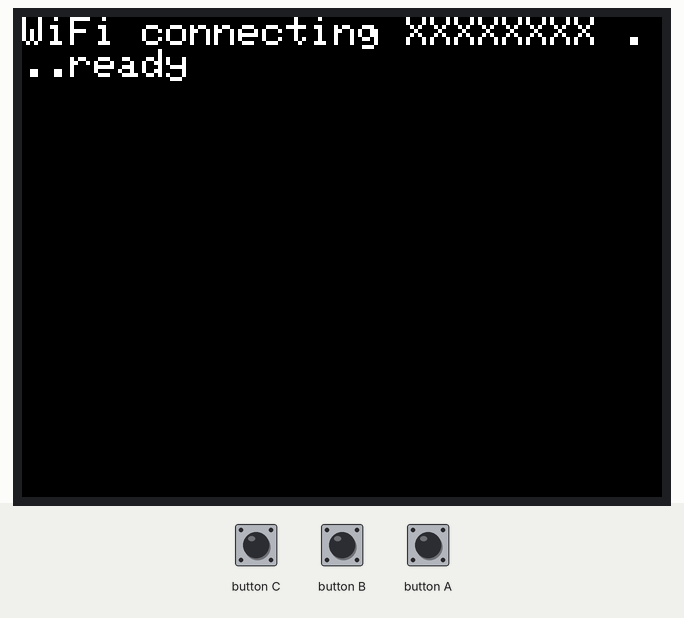
Simulated run of this program. Board: ESP32. On the bench: 320×240 colour display. The test bench sets the inputs (shaded band). WiFi joins after 1.5 s; servers stay silent unless stated.

Above: at 2.9 s.
3.0 s: button A pressed for 0.15 s
At 3.6 s:
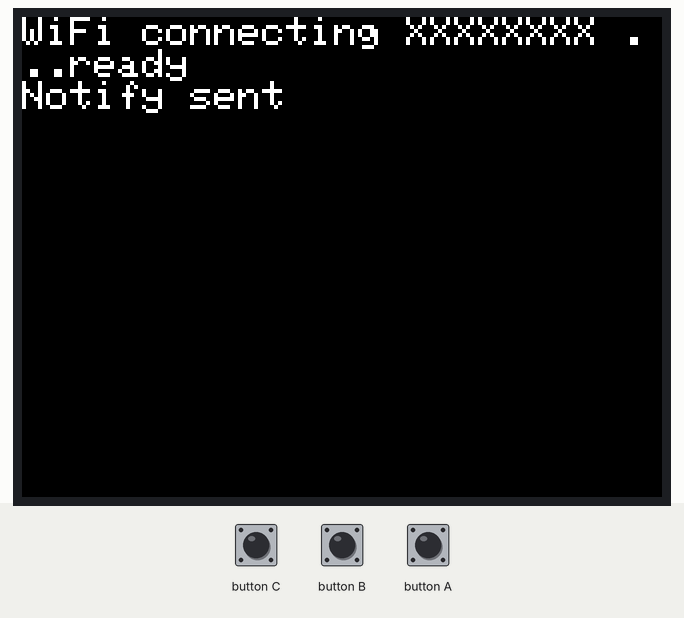
4.7 s: button A pressed for 1 s
At 6.1 s:
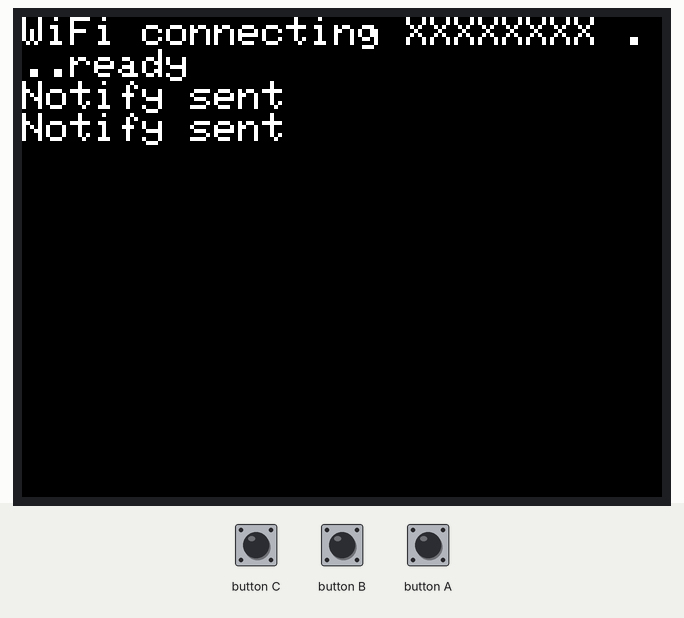
Timing chart, 0 to 7.7 s (numbered marks = the images above; inputs shaded):
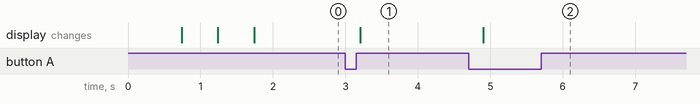

The program:

main.cpp
```cpp
#include <M5Unified.h>
#include <WiFiClientSecure.h>

// ref: https://sample.msr-r.net/m5stack-line-notify/

const char* ssid     = "XXXXXXXX"; // WiFi SSID
const char* password = "XXXXXXXX"; // WiFi Password
const char* host     = "notify-api.line.me";
const char* token    = "XXXX"; // published LINE Notify token

unsigned long displayTime = 0;

boolean line_notify(String msg) {
  WiFiClientSecure client;
  client.setInsecure();
  if(!client.connect(host, 443)) {
    printf("connect error!\n");
    return false;
  }
  String query = String("message=") + msg;
  String request = String("")
              + "POST /api/notify HTTP/1.1\r\n"
              + "Host: " + host + "\r\n"
              + "Authorization: Bearer " + token + "\r\n"
              + "Content-Length: " + String(query.length()) +  "\r\n"
              + "Content-Type: application/x-www-form-urlencoded\r\n\r\n"
              + query + "\r\n";
  client.print(request);
  return true;
}

void setup() {
  M5.begin();
  M5.Display.setTextSize(2);
  M5.Display.clear();

  M5.Display.printf("WiFi connecting %s ", ssid);
  WiFi.begin(ssid, password);
  while (WiFi.status() != WL_CONNECTED) {
    delay(500);
    M5.Display.print(".");
  }
  M5.Lcd.printf("ready\n");
}

void loop() {
  M5.update();
  if(M5.BtnA.wasPressed()) {
    String msg = "Button A Pressed";
    line_notify(msg);
    M5.Display.printf("Notify sent\n");
  }
}
```

Measured:
- after the input at 3.0 s, the display: changes after 0.21 s (image 1)
- after the input at 4.7 s, the display: changes after 0.21 s (image 2)
